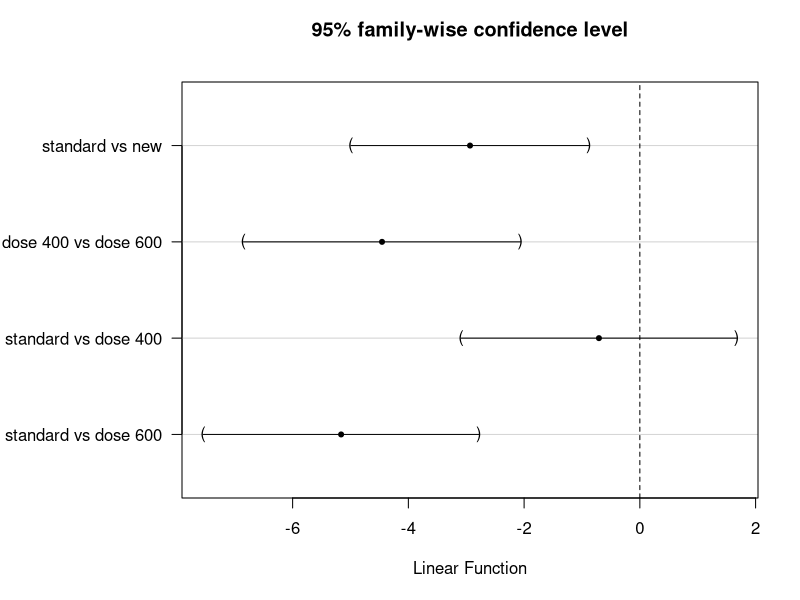

R code for this plot: (Note: this script raises an error after producing the figure.)
## ---- chunk 1
knitr::opts_chunk$set(echo = TRUE, cache = TRUE, fig.pos = 'H', comment = NA)
# set path to current working directory
setwd(dirname(rstudioapi::getActiveDocumentContext()$path))
# used for dealing with figures and output control
library(knitr) 
# used to control the output printing, adapted from the post: https://community.rstudio.com/t/showing-only-the-first-few-lines-of-the-results-of-a-code-chunk/6963
hook_output <- knit_hooks$get("output")
knit_hooks$set(output = function(x, options) {
  lines <- options$output.lines
  if (is.null(lines)) {
    return(hook_output(x, options))  # pass to default hook
  }
  x <- unlist(strsplit(x, "\n"))
  more <- "..."
  if (length(lines)==1) {        # first n lines
    if (length(x) > lines) {
      # truncate the output, but add ....
      x <- c(head(x, lines), more)
    }
  } else {
    x <- c(more, x[lines], more)
  }
  # paste these lines together
  x <- paste(c(x, ""), collapse = "\n")
  hook_output(x, options)
})
## ---- chunk 2
library(gmodels)
library(MASS)
library(car)
library(ggplot2)
library(dplyr)
library(emmeans)
library(nlme)
library(geepack)
library(emmeans)
library(multcomp)
## ---- chunk 3
d <- read.csv("cholesterol.csv", header = T)
d <- within(d , {
  treat <- as.factor(treat)
  drug <- as.factor(drug)
  statin <- as.factor(statin)
  gender <- as.factor(gender)
  race <- as.factor(race)
  ldl.chg <- ldl - ldl_0
  ldl.pchg <- ldl.chg / ldl_0 * 100
})
## ---- chunk 4
options(contrasts = c("contr.treatment", "contr.poly"))
da <- d %>% filter(visit > 0)
# try using percent change as the response
ma.lme0 <- lme(ldl.pchg ~ drug * statin + factor(visit) + ldl_0 + age + 
                gender + race + smoking + disease_yrs, random = ~1|id, 
              data = da)
Anova(ma.lme0)
# try using change from baseline as the response
ma.lme1 <- lme(ldl.chg ~ drug * statin + factor(visit) + ldl_0 + age + 
                gender + race + smoking + disease_yrs, random = ~1|id, 
              data = da)

Anova(ma.lme1)
## ---- chunk 5
ma.lme2 <- update(ma.lme1, method = "ML")
ma.lme3 <- update(ma.lme2, fixed = . ~ drug * statin + factor(visit) + 
                    ldl_0 + gender)
ma.lme4 <- update(ma.lme2, fixed = . ~ drug + statin + factor(visit) + 
                    ldl_0 + gender)
anova(ma.lme2, ma.lme3, ma.lme4)
## ---- chunk 6
m4a <- update(ma.lme4, method = "REML")
contr <- rbind("standard vs new" = c(1, -0.5, -0.5), 
               "dose 400 vs dose 600" = c(0, 1, -1), 
               "standard vs dose 400" = c(1, -1, 0), 
               "standard vs dose 600" = c(1, 0, -1))
g <- glht(m4a, linfct = mcp(drug = contr), alternative = "two.sided")
par(mar=c(5.1, 9.1, 4.1, 2.1))
plot(g)
par(mar=c(5.1, 4.1, 4.1, 2.1))
summary(g)
## ---- chunk 7
confint(g)
## ---- chunk 8
# if we want to do Tukey HSD test
# g <- glht(m4a, linfct = mcp(drug = "Tukey"), alternative = "two.sided")
# summary(g)
# confint(g)

# we can also use emmeans to do Tukey pairwise comparison
# emmeans(m4a, pairwise~drug)
## ---- chunk 9
# estimate the effect of statin
fit.contrast(m4a, "statin", coeff = c(1, -1), conf.int = 0.95)
## ---- chunk 10
m5a <- update(m4a, fixed = .~ treat + factor(visit) + ldl_0 + gender)
contr <- rbind("standard vs new(no statin)" = c(1, -0.5, -0.5, 0, 0, 0), 
               "dose 400 vs dose 600(no statin)" = c(0, 1, -1, 0, 0, 0), 
               "standard vs dose 400(no statin)" = c(1, -1, 0, 0, 0, 0), 
               "standard vs dose 600(no statin)" = c(1, 0, -1, 0, 0, 0), 
               "standard vs new(with statin)" = c(0, 0, 0, 1, -0.5, -0.5), 
               "dose 400 vs dose 600(with statin)" = c(0, 0, 0, 0, 1, -1), 
               "standard vs dose 400(with statin)" = c(0, 0, 0, 1, -1, 0), 
               "standard vs dose 600(with statin)" = c(0, 0, 0, 1, 0, -1))
g <- glht(m5a, linfct = mcp(treat = contr), alternative = "two.sided")
summary(g)
confint(g)

contr <- rbind("no vs statin(standard)" = c(-1, 0, 0, 1, 0, 0), 
               "no vs statin(dose 400)" = c(0, -1, 0, 0, 1, 0), 
               "no vs statin(dose 600)" = c(0, 0, -1, 0, 0, 1))
g <- glht(m5a, linfct = mcp(treat = contr), alternative = "two.sided")
summary(g)
confint(g)
## ---- chunk 11
mb.lme1 <- lme(ldl.chg ~ (drug + statin) * (visit + ldl_0 + age + gender + 
                                              race + smoking + disease_yrs), 
               random = ~1|id, data = da, method = "ML")
Anova(mb.lme1)
## ---- chunk 12
mb.lme2 <- update(mb.lme1, fixed = .~ drug * visit + statin * visit + 
                    statin * ldl_0  + gender)
anova(mb.lme1, mb.lme2)
Anova(mb.lme2)
fixef(mb.lme2)
## ---- chunk 13
p <- c(0.002, 0.25, 0.04, 0.01, 0.08, 0.6)
p.ordered <- sort(p)
threshold <- 0.05 * c(1:6) / 6
p.ordered[which(p.ordered <= threshold)]
## ---- chunk 14
dd <- d %>% mutate(ldl.high = ifelse(ldl > 150, 1, 0), 
                   fu = ifelse(visit > 0, 1, 0))
md.gee1 <- geeglm(ldl.high ~ drug * statin * fu + age + 
                    gender + race + smoking + disease_yrs, id = id, 
                  family = binomial, data = dd, corstr = "exchangeable")
summary(md.gee1)
md.gee2 <- geeglm(ldl.high ~ drug * statin + drug * fu + statin * fu + 
                    age + race, id = id, 
                  family = binomial, data = dd, corstr = "exchangeable")
md.gee3 <- geeglm(ldl.high ~ drug * statin + statin * fu + 
                    age + race, id = id, 
                  family = binomial, data = dd, corstr = "exchangeable")
## ---- chunk 15
anova(md.gee1, md.gee2)
anova(md.gee2, md.gee3)
## ---- chunk 16
summary(md.gee3)
## ---- chunk 17
c(-0.67473 - 1.96 * 0.28548, -0.67473 + 1.96 * 0.28548)
exp(-0.67473)
